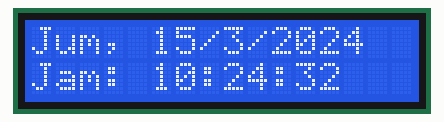
Simulated run of this sketch. Board: Arduino Uno, built with avr-gcc and run on an emulated ATmega328P. Parts: 16×2 character LCD. The local clock reads 2024-03-15 10:24:30 at power-on unless the sketch sets it; what the sketch prints to the serial monitor is not drawn.

Above: at 2.1 s.
At 6.3 s:
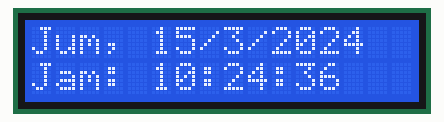
At 10.4 s:
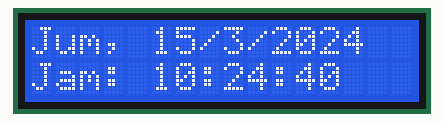
At 19.7 s:
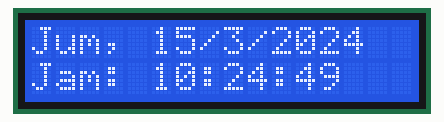
At 29.0 s:
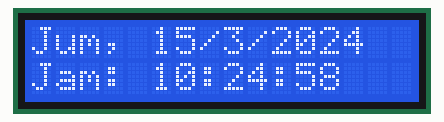
At 38.3 s:
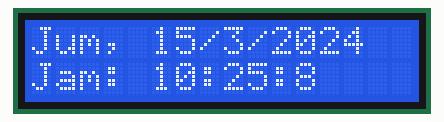

Measured:
- what the display in image 0 shows lasts 1.0 s, from 2.1 s to 3.1 s

The sketch:

sketch_aug23a.ino
```cpp
#include <DS3231.h>
/*
* koneksi
* SDA ke A4
* SCL ke A5
*/

#include "RTClib.h"

#include <LiquidCrystal_I2C.h>
LiquidCrystal_I2C lcd(0x27,16,2); //0x27 adalah alamat i2c di LCD
#include <Wire.h>

RTC_DS3231 rtc;

char daysOfTheWeek[7][4] = {"Min", "Sen", "Sel", "Rab", "Kam", "Jum", "Sab"};

int Day;
int Month;
int Year;
int Secs;
int Minutes;
int Hours;

String dofweek; // hari

String myDate;
String myTime;

void setup ()
{
  Serial.begin(9600);
  lcd.begin();
  delay(2000); // delay 2 detik

  if (! rtc.begin()) {
  Serial.println("tidak menemukan RTC");
  while (1);
}

  if (rtc.lostPower()) {
  Serial.println("daya RTC hilang, set waktu");

  // Comment out below lines once you set the date and time.
  //Following line sets the RTC to the date and time this sketch was compiled
//  rtc.adjust(DateTime(F(__DATE__), F(__TIME__)));

  // Following line sets the RTC with an explicit date and time
  // for example to set January 27 2017 at 12:56 you would call:
  // rtc.adjust(DateTime(2017, 1, 27, 12, 56, 0));
}
}

void loop ()
{
  DateTime now = rtc.now();
  lcd.clear();
  Day = now.day();
  Month = now.month();
  Year = now.year();
  Secs = now.second();
  Hours = now.hour();
  Minutes = now.minute();
  dofweek = daysOfTheWeek[now.dayOfTheWeek()];

  myDate = myDate +dofweek+ ", "+ Day + "/" + Month + "/" + Year ;
  myTime = myTime + Hours +":"+ Minutes +":" + Secs ;
  // send to serial monitor
  Serial.println(dofweek);
  Serial.println(myDate);
  Serial.println(myTime);
  //Print on lcd
  lcd.setCursor(0,0);
  lcd.print(myDate);
  lcd.setCursor(0,1);
  lcd.print("Jam: "+myTime);
  myDate = "";
  myTime = "";
  delay(1000);
}
```
